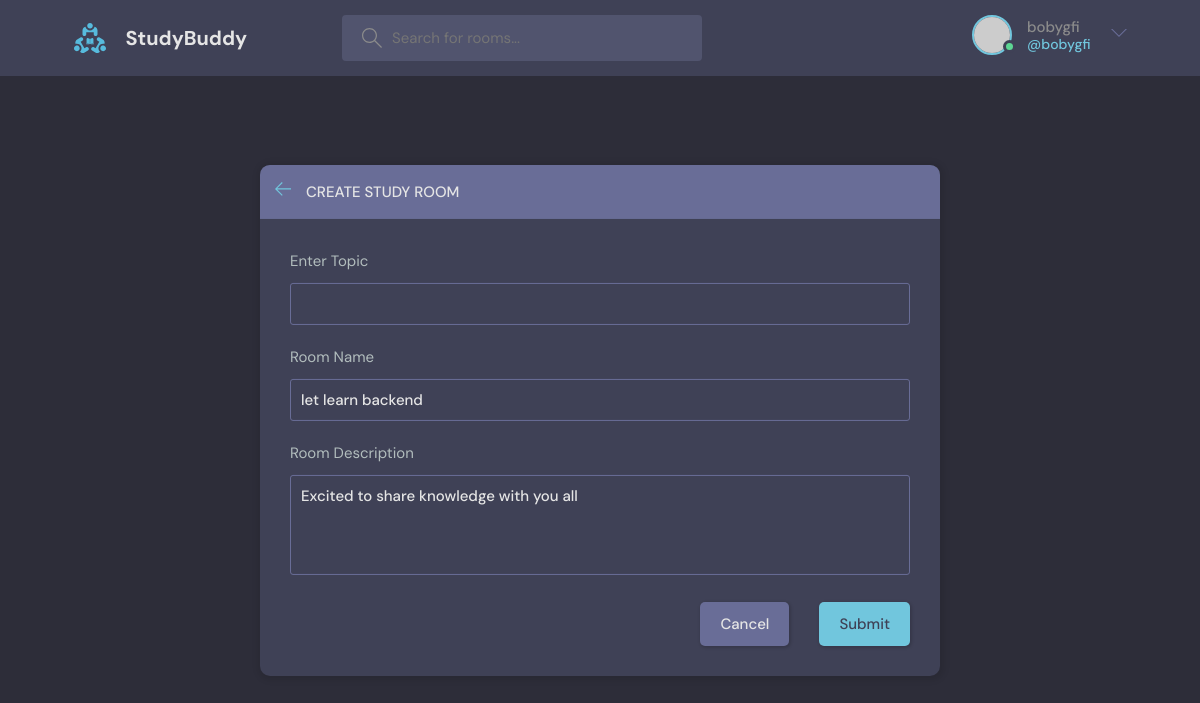
Page /base/update-room/6 (signed in) on the committed database.
### base/models.py (models this page shows, shortened)
class Room(models.Model):
    host=models.ForeignKey(User,on_delete=models.SET_NULL,null=True)
    topic=models.ForeignKey(Topic,on_delete=models.SET_NULL,null=True)
    name=models.CharField(max_length=200)
    description=models.TextField(null=True,blank=True)
    participants=models.ManyToManyField(User,related_name='participants',blank=True)
    updated=models.DateTimeField(auto_now=True)
    created=models.DateTimeField(auto_now_add=True)
    class Meta:
        ordering=['-updated','-created']

### base/views.py (the view, shortened to what this page needs)
# urls.py: path('update-room/<str:pk>', update_room, name='update'),
@login_required(login_url='base:login')
def update_room(request,pk):
    rooms=Room.objects.get(id=pk)
    form=RoomForm(instance=rooms)
    topics=Topic.objects.all()
    if request.user!=rooms.host:
       return HttpResponse('Your not allowed here!!!')
    context={'form':form,'topics':topics,'rooms':rooms}
    return render(request,'base/room_form.html',context)

### base/forms.py
class RoomForm(ModelForm):
    class Meta:
        model=Room
        fields='__all__'
        exclude=['host','participants']

### templates/base/room_form.html (shortened to what this page needs)
{% extends 'main.html' %}
{% block content %}
  <main class="create-room layout">
    <div class="container">
      <div class="layout__box">
        <div class="layout__boxHeader">
          <div class="layout__boxTitle">
            <a href="{% url 'home' %}">
              <svg version="1.1" xmlns="http://www.w3.org/2000/svg" width="32" height="32" viewBox="0 0 32 32">
                <title>arrow-left</title>
                <path
                  d="M13.723 2.286l-13.723 13.714 13.719 13.714 1.616-1.611-10.96-10.96h27.625v-2.286h-27.625l10.965-10.965-1.616-1.607z">
                </path>
              </svg>
            </a>
            <h3>Create Study Room</h3>
          </div>
        </div>
        <div class="layout__body">
          <form class="form" action="" method="post">
            <div class="form__group">
              <label for="room_topic">Enter Topic</label>
              <input  name="topic" type="text" required list="topic-list"/>
            </div>
            <div class="form__group">
              <label for="room_name">Room Name</label>
              {{form.name}}
            </div>
            <div class="form__group">
              <label for="room_name">Room Description</label>
              {{form.description}}
            </div>
            <div class="form__action">
              <a class="btn btn--dark" href="index.html">Cancel</a>
              <button class="btn btn--main" type="submit">Submit</button>
            </div>
          </form>
        </div>
      </div>
    </div>
  </main>
{% endblock content %}

### templates/navbar.html (shortened to what this page needs)
{% load static %}
<header class="header header--loggedIn">
    <div class="container">
      <a href="{% url 'home' %}" class="header__logo">
        <img src="{% static 'images/logo.svg' %}" />
        <h1>StudyBuddy</h1>
      </a>
      <form class="header__search" method="get" action="{% url 'home' %}">
        <label>
          <input name="q" placeholder="Search for rooms..." />
        </label>
      </form>
      <nav class="header__menu">
        {% if request.user.is_authenticated %}
        <div class="header__user">
          <a href="{% url 'base:profile' user.id %}">
            <div class="avatar avatar--medium active">
              <img src="https://randomuser.me/api/portraits/men/37.jpg" />
            </div>
            <p>{{request.user.username}}<span>@{{request.user.username}}</span></p>
          </a>
          <button class="dropdown-button">
            <svg version="1.1" xmlns="http://www.w3.org/2000/svg" width="32" height="32" viewBox="0 0 32 32">
              <title>chevron-down</title>
              <path d="M16 21l-13-13h-3l16 16 16-16h-3l-13 13z"></path>
            </svg>
          </button>
        </div>
        {% else %}
        <a href="{% url 'base:login' %}">
          <img src="{% static 'images/avatar.svg' %}" />
          <p>Login</p>
        </a>
        {% endif %}
      </nav>
    </div>
  </header>

### rows in the picture
Room: name "let learn backend", description "Excited to share knowledge with you all"

### other values in the picture
{{ request.user.username }} "bobygfi"
